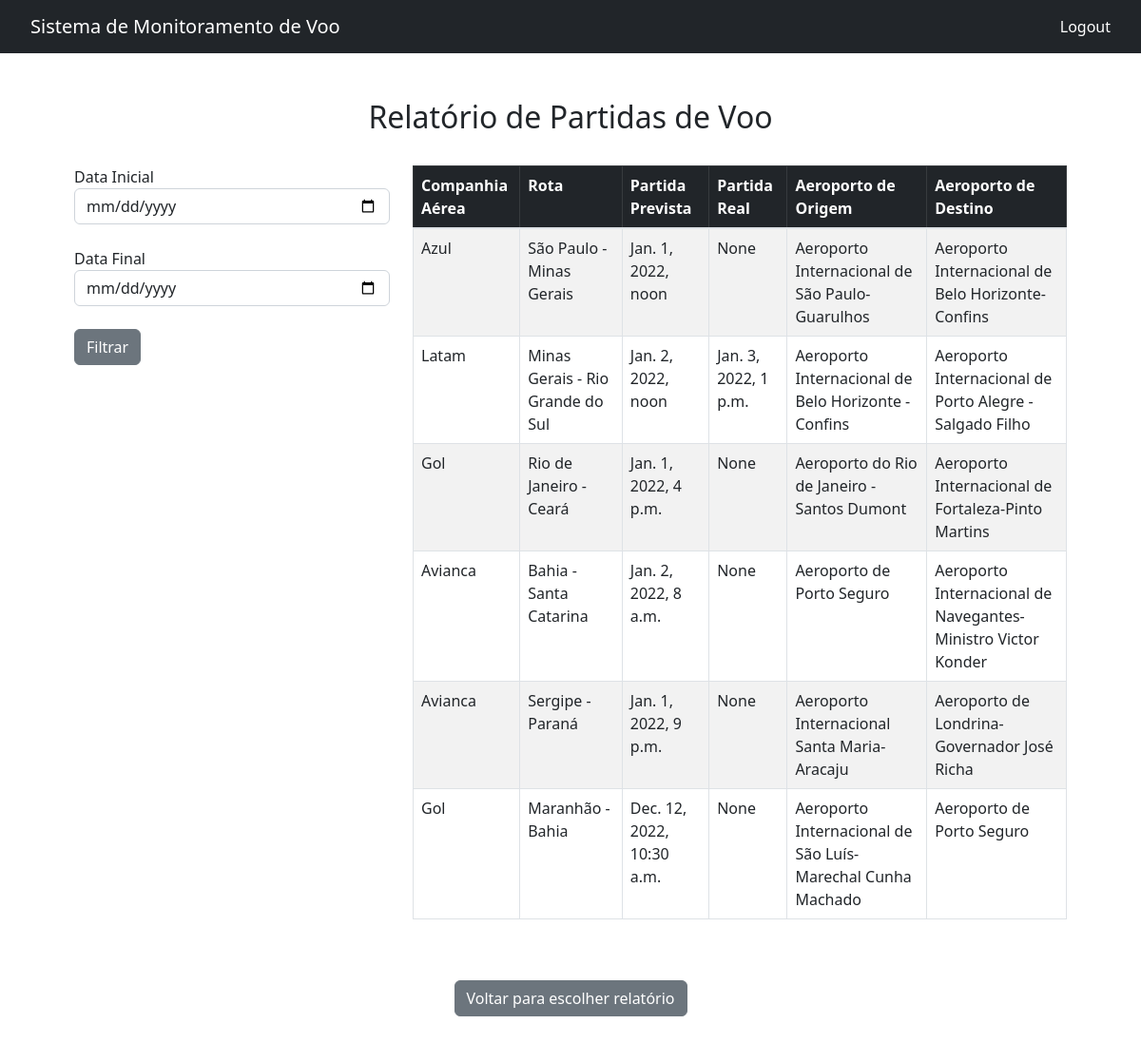
Page /relatorios/partidas on the committed database.
### aeroporto/models.py (models this page shows, shortened)
class Voo(models.Model):
    codigoVoo = models.IntegerField(primary_key=True, null=False, unique=True)
    companhiaAerea = models.CharField(max_length=100, null=False)
    partidaPrevista = models.DateTimeField(null=False)
    partidaReal = models.DateTimeField(null=True)
    chegadaPrevista = models.DateTimeField(null=False)
    chegadaReal = models.DateTimeField(null=True)
    status = models.CharField(max_length=100, null=False, default='Aguardo')
    rota = models.CharField(max_length=100, null=True)
    aeroportoOrigem = models.CharField(max_length=100, null=False)
    aeroportoDestino = models.CharField(max_length=100, null=False)
    condicao = models.CharField(max_length=100, null=False)
    class Meta:
        db_table = 'voos'

### aeroporto/views.py (the view)
# urls.py: path('relatorios/partidas', views.relatorio_partidas_view, name='relatorio_partidas'),
def relatorio_partidas_view(request):
    template_name = 'relatorio/relatorio_partidas.html'
    object_list = Voo.objects.all()
    start_date = request.GET.get('start_date')
    end_date = request.GET.get('end_date')
    if start_date and end_date:
        end_date = parse(end_date) + timedelta(1)
        object_list = object_list.filter(
            partidaReal__range=[start_date, end_date]
        )
    context =  {'object_list': object_list}
    return render(request, template_name, context=context)

### template/relatorio/relatorio_partidas.html (shortened to what this page needs)
{% load static %}
<!DOCTYPE html>
<html>
<head>
    <link rel="stylesheet" href="{% static 'css/bootstrap/bootstrap.min.css' %}">
    <link rel="stylesheet" href="{% static 'css/navbar.css' %}">
    <link rel="stylesheet" href="{% static 'css/relatorio.css' %}">
</head>
<body>
    <div class="nav-container">
        <nav class="navbar navbar-expand navbar-dark bg-dark">
            <a class="navbar-brand">Sistema de Monitoramento de Voo</a>
            <div class="collapse navbar-collapse" id="navbarText">
                <span class="navbar-text">
                        <a class="nav-link" href="{% url 'voos'%}">Logout</a>
                </span>
            </div>
        </nav>
    </div>
    <div class="container-xl p-5 box-tabela">
        <h2>Relatório de Partidas de Voo</h2>
        <br>
        <div class="row">
            <div class="col-md-4">
                <form>
                    <label>
                        Data Inicial
                        </label>
                    <input class="form-control ml-sm-2 mr-sm-2" name="start_date" type="date">
                    <br>
                    <label>
                        Data Final
                    </label>
                    <input class="form-control ml-sm-2 mr-sm-2" name="end_date" type="date">
                    <br>
                    <button class="btn btn-secondary" type="submit">Filtrar</button>
                </form>
            </div>
            <div class="col-md-8">
                <table class="table table-striped table-bordered">
                    <thead class="table-dark">
                        <tr>
                            <th scope="col ">Companhia Aérea</th>
                            <th scope="col ">Rota</th>
                            <th scope="col">Partida Prevista</th>
                            <th scope="col">Partida Real</th>
                            <th scope="col ">Aeroporto de Origem</th>
                            <th scope="col ">Aeroporto de Destino</th>
                        </tr>
                    </thead>
                    <tbody class="table-group-divider">
                        {% for voo in object_list %}
                        <tr>
                            <td> {{ voo.companhiaAerea }} </td>
                            <td> {{ voo.rota }} </td>
                            <td> {{ voo.partidaPrevista}} </td>
                            <td> {{ voo.partidaReal }} </td>
                            <td> {{ voo.aeroportoOrigem }} </td>
                            <td> {{ voo.aeroportoDestino }} </td>
                        </tr>
                        {% endfor %}
                    </tbody>
                </table>
            </div>
        </div>
        <br>
        <br>
        <a href="{% url 'relatorio' %}" class="btn btn-secondary ">Voltar para escolher relatório</a>
    </div>
</body>
</html>

### static/css/navbar.css (style rules this page uses)
.nav-container { background-color: #343a40; }
nav { padding-left: 2rem !important; padding-right: 2rem !important; }
.table thead th { vertical-align: top !important; border-bottom: 2px solid #dee2e6; }
.navbar-collapse { display: inline; position: absolute; right: 2rem; }

### static/css/relatorio.css (style rules this page uses)
.box-tabela { width: 100vw; background: #ffffff; display: flex; flex-direction: column; justify-content: center; align-items: center; }

### rows in the picture
Voo: companhiaAerea "Azul", rota "São Paulo - Minas Gerais", partidaPrevista "Jan. 1, 2022, noon", partidaReal "None", aeroportoOrigem "Aeroporto Internacional de São Paulo-Guarulhos", aeroportoDestino "Aeroporto Internacional de Belo Horizonte-Confins"
Voo: companhiaAerea "Latam", rota "Minas Gerais - Rio Grande do Sul", partidaPrevista "Jan. 2, 2022, noon", partidaReal "Jan. 3, 2022, 1 p.m.", aeroportoOrigem "Aeroporto Internacional de Belo Horizonte - Confins", aeroportoDestino "Aeroporto Internacional de Porto Alegre - Salgado Filho"
Voo: companhiaAerea "Gol", rota "Rio de Janeiro - Ceará", partidaPrevista "Jan. 1, 2022, 4 p.m.", partidaReal "None", aeroportoOrigem "Aeroporto do Rio de Janeiro - Santos Dumont", aeroportoDestino "Aeroporto Internacional de Fortaleza-Pinto Martins"
Voo: companhiaAerea "Avianca", rota "Bahia - Santa Catarina", partidaPrevista "Jan. 2, 2022, 8 a.m.", partidaReal "None", aeroportoOrigem "Aeroporto de Porto Seguro", aeroportoDestino "Aeroporto Internacional de Navegantes-Ministro Victor Konder"
Voo: companhiaAerea "Avianca", rota "Sergipe - Paraná", partidaPrevista "Jan. 1, 2022, 9 p.m.", partidaReal "None", aeroportoOrigem "Aeroporto Internacional Santa Maria-Aracaju", aeroportoDestino "Aeroporto de Londrina-Governador José Richa"
Voo: companhiaAerea "Gol", rota "Maranhão - Bahia", partidaPrevista "Dec. 12, 2022, 10:30 a.m.", partidaReal "None", aeroportoOrigem "Aeroporto Internacional de São Luís-Marechal Cunha Machado", aeroportoDestino "Aeroporto de Porto Seguro"
